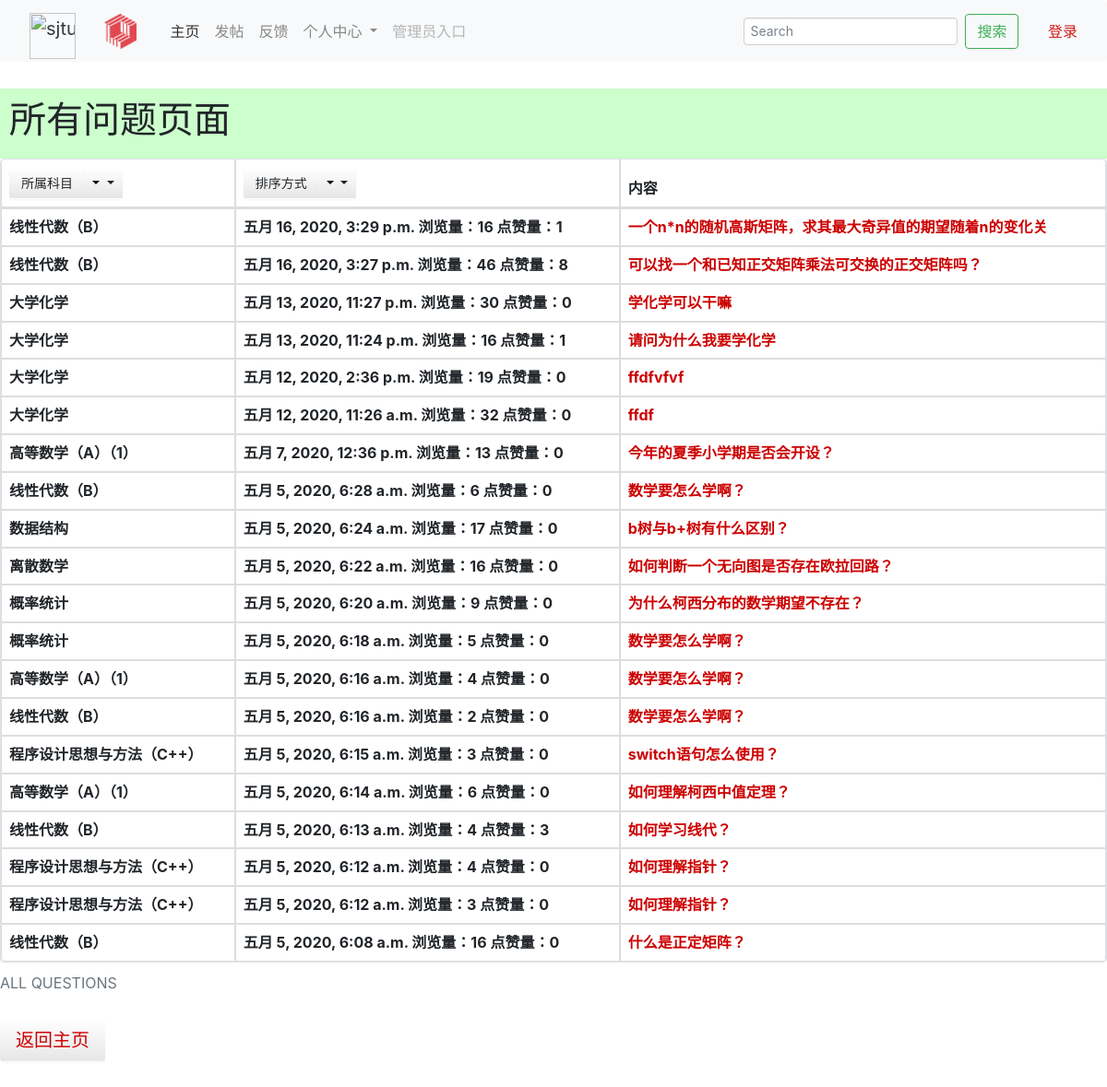
The page /qas_system/all_question/ on the database as committed earlier.
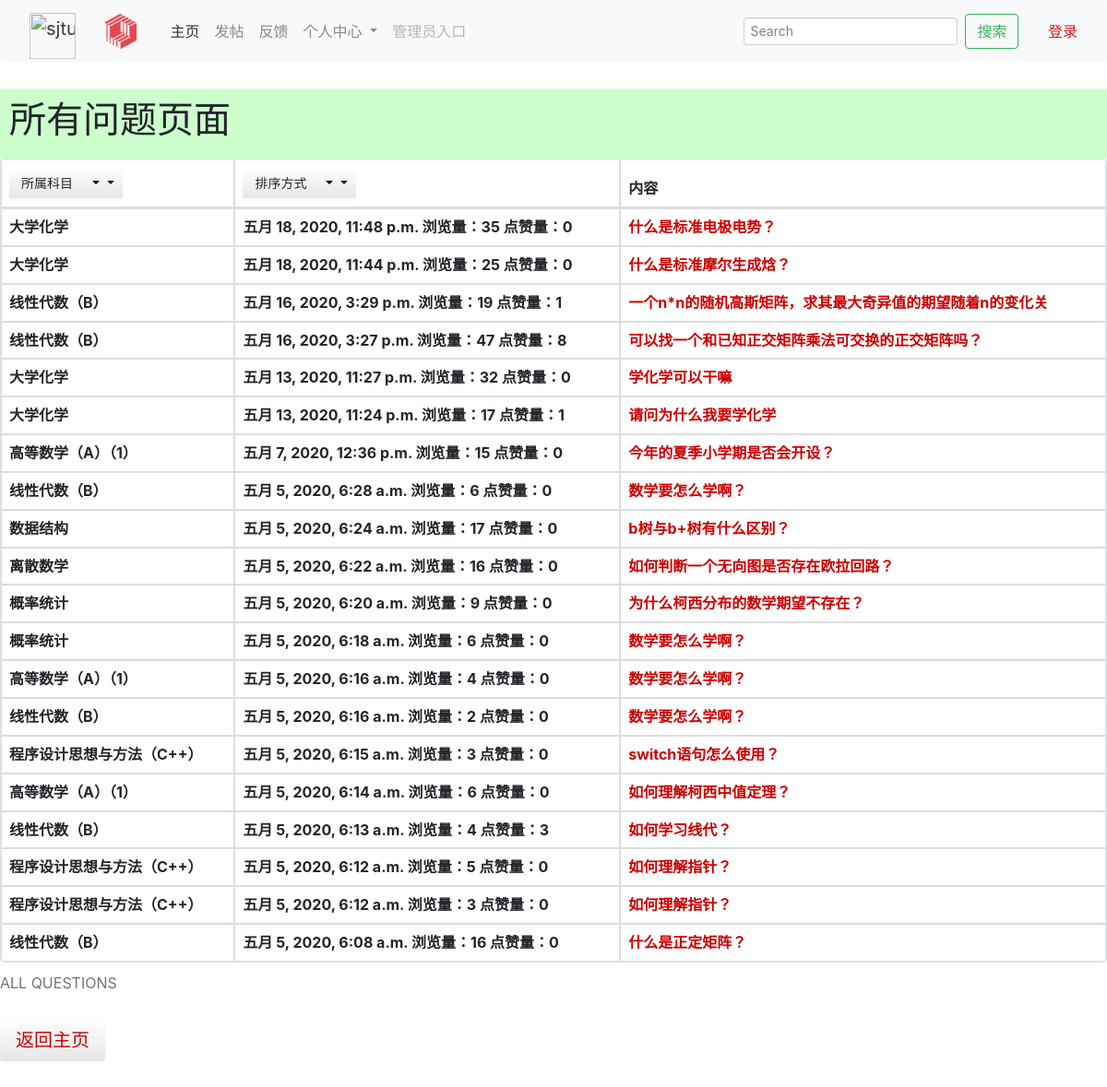
The same page on the database as committed later.
### qas_system/models.py (models this page shows, shortened)
class Question(models.Model):
    question_title = models.CharField(verbose_name='标题', max_length=30, blank=False)
    question_text = RichTextField(verbose_name='具体描述')
    question_subject = models.ForeignKey('Subject', verbose_name='科目', on_delete=models.CASCADE)
    pub_date = models.DateTimeField(auto_now=True, verbose_name='提问日期')
    page_views = models.PositiveIntegerField(default=0, verbose_name='浏览量')
    questioner = models.ForeignKey('User', verbose_name='提问者', on_delete=models.CASCADE)
    good_num = models.IntegerField(default=0, verbose_name='点赞量')

class Subject(models.Model):
    name = models.CharField(max_length=30, unique=True, verbose_name='科目名称')
    def __str__(self):
        return self.name

### qas_system/views.py (the view)
# urls.py: path('all_question/', views.all_question),  # 浏览所有问题 按照时间顺序排列
def all_question(request):
    all_question_list = Question.objects.all().order_by('-pub_date')
    all_subject = Subject.objects.all()
    return render(request, 'all_question.html', {'all_question_list': all_question_list, 'all_subject': all_subject})

### templates/all_question.html (shortened to what this page needs)
<html>
<head>
    <link rel="stylesheet" href="https://cdnjs.cloudflare.com/ajax/libs/twitter-bootstrap/3.3.7/css/bootstrap.min.css">
    <link rel="stylesheet" href="https://cdn.staticfile.org/twitter-bootstrap/3.3.7/css/bootstrap.min.css">
</head>
{% extends 'base.html' %}
{% load static %}
{% block link_before %}
    <link href="{% static 'bootstrap-combined.min.css' %}" rel="stylesheet">
{% endblock %}
{% block link_after %}
    <link href="{% static 'layoutit.css'%}" rel="stylesheet">
{% endblock %}
{% block content %}
<body>
<div class="all">
<div class="tt">
    <h1> 所有问题页面</h1>
</div>
<table class="table table-bordered">
	<caption>ALL QUESTIONS</caption>
	<thead>
		<tr>
			<th>
             <div class="btn-group">
	<button type="button" class="btn btn-default">所属科目</button>
	<button type="button" class="btn btn-default dropdown-toggle"
			data-toggle="dropdown">
		<span class="caret"></span>
	</button>
</div>
            </th>
			<th>
                <div class="btn-group">
	<button type="button" class="btn btn-default">排序方式</button>
	<button type="button" class="btn btn-default dropdown-toggle"
			data-toggle="dropdown">
		<span class="caret"></span>
	</button>
</div>
            </th>
			<th>内容</th>
		</tr>
	</thead>
	<tbody>
     {% if all_question_list %}
     {% for question in all_question_list %}
     <tr>
         <th>{{ question.question_subject }} <br> </th>
         <th>{{ question.pub_date }} 浏览量：{{ question.page_views }} 点赞量：{{ question.good_num }}<br> </th>
     <th> <a href="/qas_system/question/{{ question.id }}/">{{ question.question_title }}<br></a> </th>
     </tr>
                {% endfor %}
      {% endif %}
	</tbody>
</table>
<p>
    <button type="button" class="btn btn-default btn-lg "><a href="/qas_system/" , target="_self">返回主页</a></button>
</p>
</div>
</body>
{% endblock %}

Rows that differ between the two databases and show on the page:
changed Question: pub_date "五月 12, 2020, 11:26 a.m." → "五月 18, 2020, 11:48 p.m."; page_views "32" → "35"; question_title "ffdf" → "什么是标准电极电势？"; moves up the list
changed Question: pub_date "五月 12, 2020, 2:36 p.m." → "五月 18, 2020, 11:44 p.m."; page_views "19" → "25"; question_title "ffdfvfvf" → "什么是标准摩尔生成焓？"; moves up the list
changed Question "五月 16, 2020, 3:29 p.m.": page_views "16" → "19"
changed Question "五月 16, 2020, 3:27 p.m.": page_views "46" → "47"
changed Question "五月 13, 2020, 11:27 p.m.": page_views "30" → "32"
changed Question "五月 13, 2020, 11:24 p.m.": page_views "16" → "17"
changed Question "五月 7, 2020, 12:36 p.m.": page_views "13" → "15"
changed Question "五月 5, 2020, 6:18 a.m.": page_views "5" → "6"
changed Question (number 18 of 20 on the later page): page_views "4" → "5"
